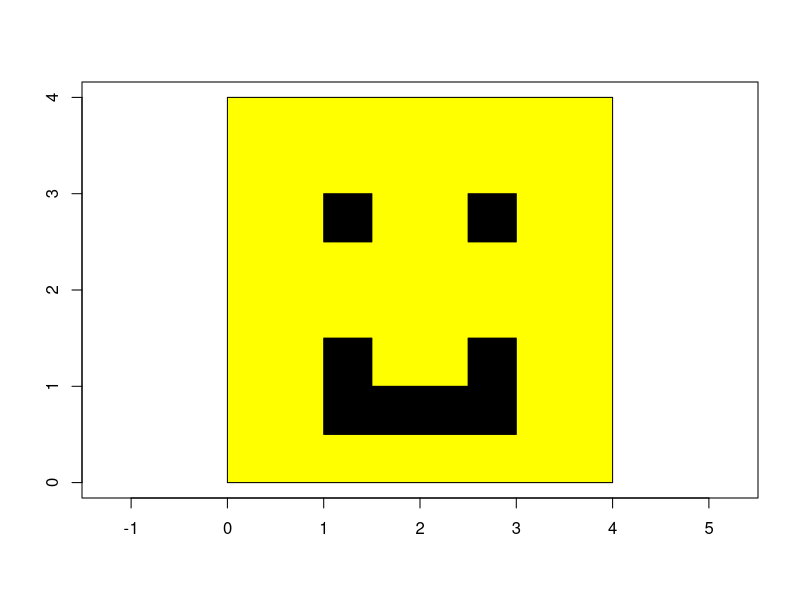
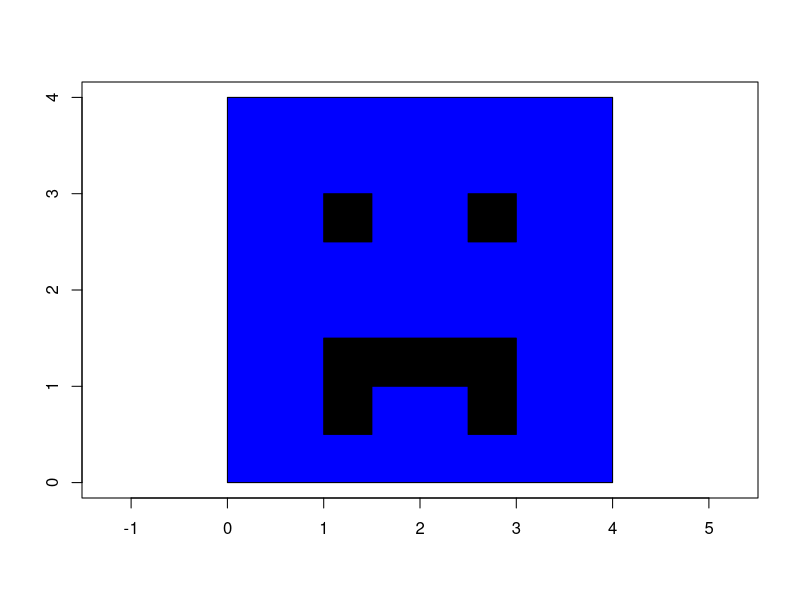

These figures' R source, in order:
## ---- chunk 1
library(sp)
library(tidyverse)
head <- matrix(c(0, 0, 0, 4, 4, 4, 4, 0), ncol = 2, byrow = T) %>%
  Polygon %>% list %>% Polygons("head")
eye1 <- matrix(c(3, 3, 3, 2.5, 2.5, 2.5, 2.5, 3), ncol = 2, byrow = T) %>%
  Polygon %>% list %>% Polygons("eye1")
eye2 <- matrix(c(3, 3, 3, 2.5, 2.5, 2.5, 2.5, 3) - c(1.5, 0), ncol = 2, byrow = T) %>%
  Polygon %>% list %>% Polygons("eye2")
mouth <- matrix(c(1, 1.5, 1, 0.5, 3, 0.5, 3, 1.5, 2.5, 1.5,
                  2.5, 1, 1.5, 1, 1.5, 1.5), ncol = 2, byrow = T) %>%
  Polygon %>% list %>% Polygons("mouth")
face <- SpatialPolygons(list(head, eye1, eye2, mouth))
face$col <- c("yellow", "black", "black", "black")
face$col <- as.character(face$col)
## ---- chunk 2
plot(face, col = face$col, axes = T)
## ---- chunk 3
face@polygons[[4]]@Polygons[[1]]@coords[,2] <- 2 - face@polygons[[4]]@Polygons[[1]]@coords[,2]
face$col[1] <- "blue"
## ---- chunk 4
plot(face, col = as.character(face$col), axes = T)
